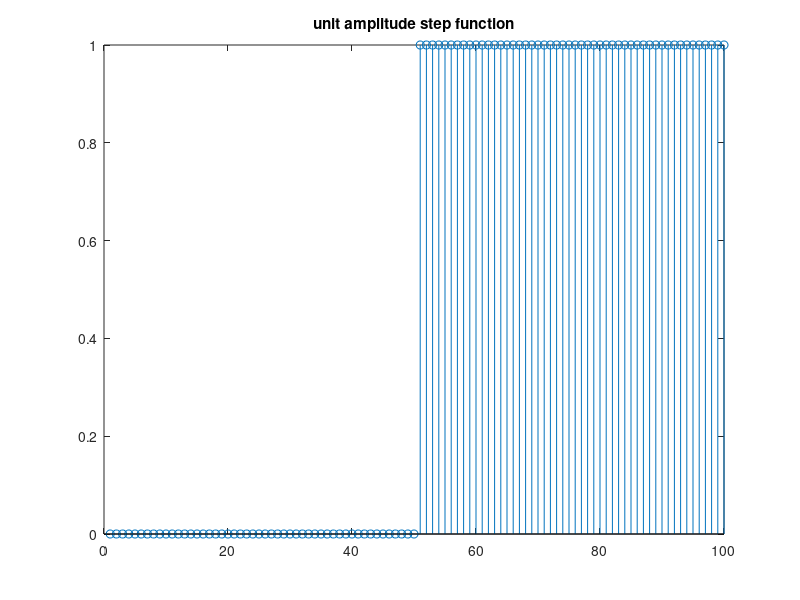
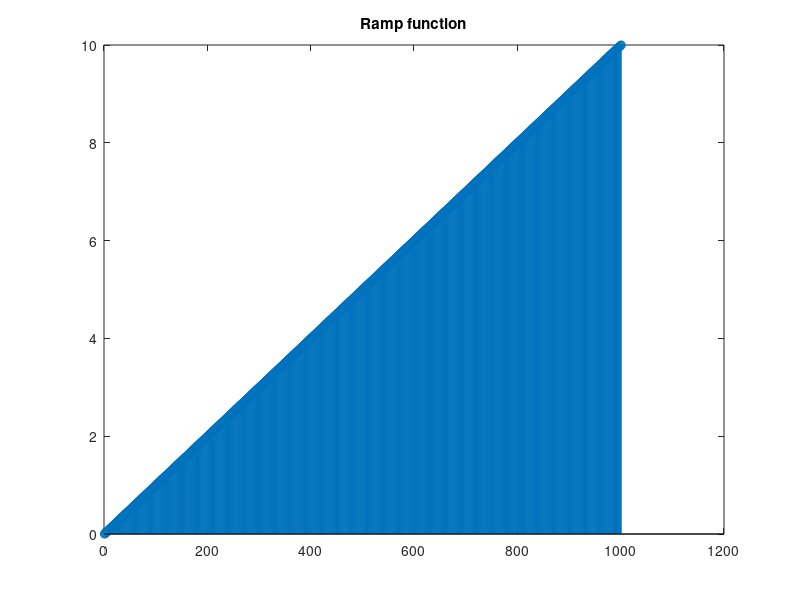
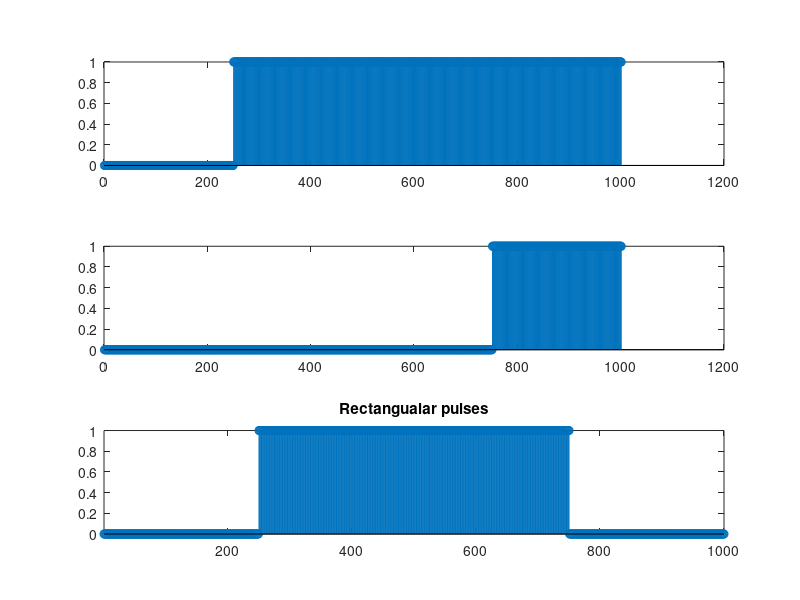

Reproduce these figures in MATLAB, in order.
% unit step function
Unit_amplitude = [zeros(1,50), ones(1, 50)]
figure, stem(Unit_amplitude);
title("unit amplitude step function");

% ramp function
ramp = 0:0.01:10;
figure, stem(ramp);
title("Ramp function");

% 1000 samples show interval of one second. gap of 2 millisecond
t = -1:1/500:1;
u1 = [zeros(1, 250), ones(1, 751)];
u2 = [zeros(1, 751), ones(1, 250)];
U = u1-u2;
figure, subplot(3, 1, 1);   % 3 rows, 1 column, and first plot(window for plotting)
stem(u1);
subplot(3, 1, 2);
stem(u2);
subplot(3,1, 3);
stem(U);
axis tight
title('Rectangualar pulses');
